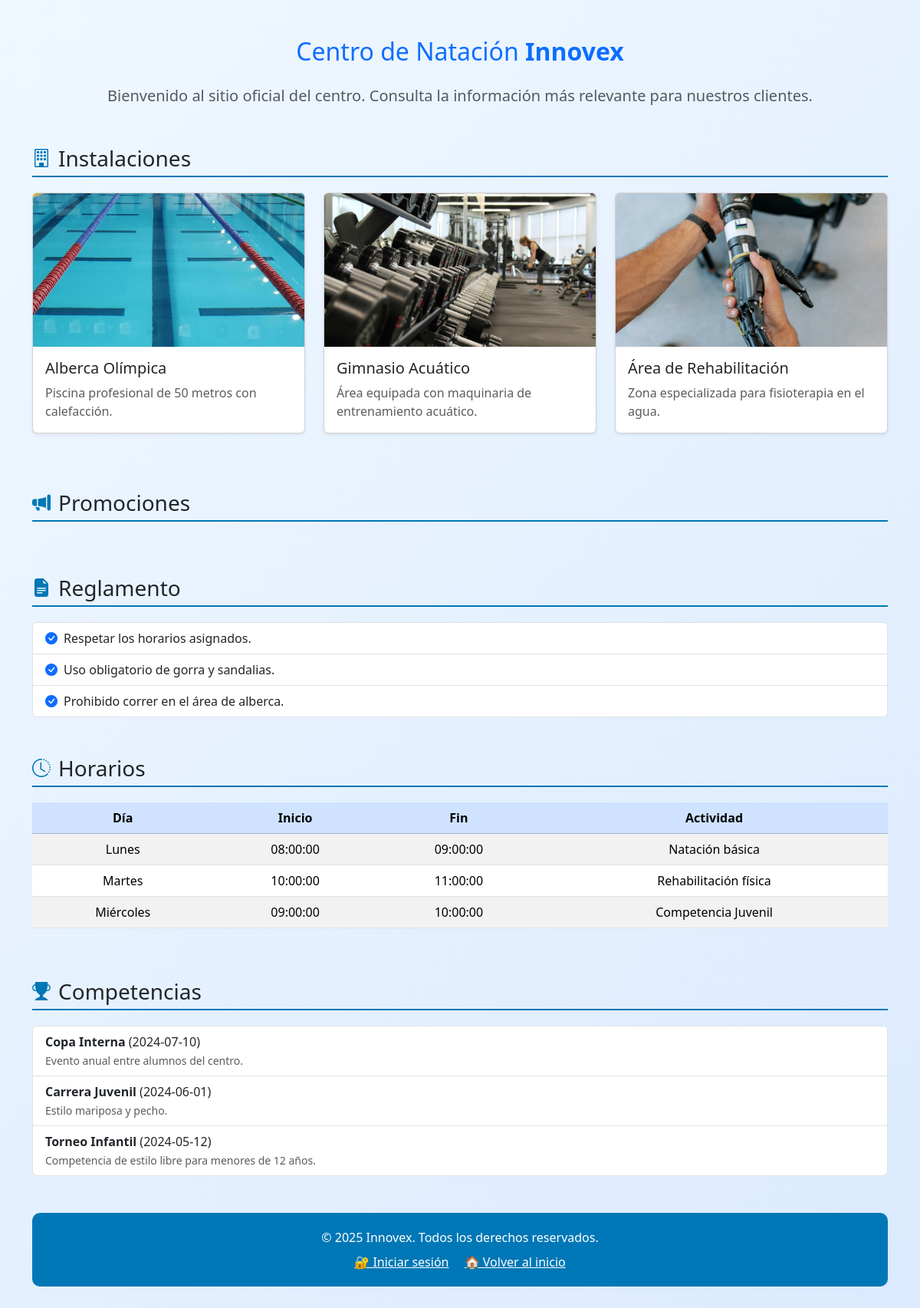
The page /cliente/index.php on the database its author committed.
### tables this page shows
CREATE TABLE IF NOT EXISTS instalaciones (
    id INT AUTO_INCREMENT PRIMARY KEY,
    nombre VARCHAR(100),
    descripcion TEXT,
    imagen VARCHAR(100)
);

CREATE TABLE IF NOT EXISTS reglamento (
    id INT AUTO_INCREMENT PRIMARY KEY,
    regla TEXT
);

CREATE TABLE IF NOT EXISTS horarios (
    id INT AUTO_INCREMENT PRIMARY KEY,
    dia VARCHAR(20),
    hora_inicio TIME,
    hora_fin TIME,
    actividad VARCHAR(100)
);

CREATE TABLE IF NOT EXISTS competencias (
    id INT AUTO_INCREMENT PRIMARY KEY,
    nombre VARCHAR(100),
    fecha DATE,
    descripcion TEXT
);

### cliente/index.php (the view, shortened to what this page needs)
<?php require_once '../database/conexion.php'; ?>
<!DOCTYPE html>
<html lang="es">
<head>
    <link href="https://cdn.jsdelivr.net/npm/bootstrap@5.3.3/dist/css/bootstrap.min.css" rel="stylesheet">
    <link href="https://cdn.jsdelivr.net/npm/bootstrap-icons@1.10.5/font/bootstrap-icons.css" rel="stylesheet">
</head>
<body>
<div class="container py-5">
    <h2 class="text-center text-primary mb-4">Centro de Natación <strong>Innovex</strong></h2>
    <p class="lead text-center text-muted mb-5">Bienvenido al sitio oficial del centro. Consulta la información más relevante para nuestros clientes.</p>
    <div class="section-title">
        <i class="bi bi-building"></i>
        <h3 class="m-0">Instalaciones</h3>
    </div>
    <div class="row">
        <?php
        $sql = $conn->query("SELECT * FROM instalaciones");
        foreach ($sql as $i):
        ?>
        <div class="col-md-4 mb-4">
            <div class="card shadow-sm h-100">
                <img src="../assets/img/<?= $i['imagen'] ?>" class="card-img-top" style="height: 200px; object-fit: cover;">
                <div class="card-body">
                    <h5 class="card-title"><?= $i['nombre'] ?></h5>
                    <p class="card-text text-muted"><?= $i['descripcion'] ?></p>
                </div>
            </div>
        </div>
        <?php endforeach; ?>
    </div>
    <div class="section-title mt-5">
        <i class="bi bi-megaphone-fill"></i>
        <h3 class="m-0">Promociones</h3>
    </div>
    <div class="section-title mt-5">
        <i class="bi bi-file-earmark-text-fill"></i>
        <h3 class="m-0">Reglamento</h3>
    </div>
    <ul class="list-group mb-4">
        <?php
        $sql = $conn->query("SELECT * FROM reglamento");
        foreach ($sql as $r):
            echo "<li class='list-group-item'><i class='bi bi-check-circle-fill text-primary me-2'></i>{$r['regla']}</li>";
        endforeach;
        ?>
    </ul>
    <div class="section-title mt-5">
        <i class="bi bi-clock-history"></i>
        <h3 class="m-0">Horarios</h3>
    </div>
    <div class="table-responsive mb-4">
        <table class="table table-striped table-hover align-middle text-center">
            <thead class="table-primary">
                <tr>
                    <th>Día</th>
                    <th>Inicio</th>
                    <th>Fin</th>
                    <th>Actividad</th>
                </tr>
            </thead>
            <tbody>
                <?php
                $sql = $conn->query("SELECT * FROM horarios ORDER BY FIELD(dia, 'Lunes','Martes','Miércoles','Jueves','Viernes','Sábado','Domingo')");
                foreach ($sql as $h):
                ?>
                <tr>
                    <td><?= $h['dia'] ?></td>
                    <td><?= $h['hora_inicio'] ?></td>
                    <td><?= $h['hora_fin'] ?></td>
                    <td><?= $h['actividad'] ?></td>
                </tr>
                <?php endforeach; ?>
            </tbody>
        </table>
    </div>
    <div class="section-title mt-5">
        <i class="bi bi-trophy-fill"></i>
        <h3 class="m-0">Competencias</h3>
    </div>
    <ul class="list-group mb-4">
        <?php
        $sql = $conn->query("SELECT * FROM competencias ORDER BY fecha DESC");
        foreach ($sql as $c):
            echo "<li class='list-group-item'><strong>{$c['nombre']}</strong> ({$c['fecha']})<br><small class='text-muted'>{$c['descripcion']}</small></li>";
        endforeach;
        ?>
    </ul>
    <footer class="mt-5">
        <p class="mb-2">© <?= date('Y') ?> Innovex. Todos los derechos reservados.</p>
        <a href="../auth/login.php" class="text-white text-decoration-underline me-3">🔐 Iniciar sesión</a>
        <a href="../index.php" class="text-white text-decoration-underline">🏠 Volver al inicio</a>
    </footer>
</div>
</body>
</html>

### cliente/index.php (style rules this page uses)
body { background: linear-gradient(135deg, #f0f8ff, #dbeafe); }
footer { background-color: #0077b6; color: white; padding: 20px; border-radius: 10px; text-align: center; }
.section-title { border-bottom: 2px solid #0077b6; padding-bottom: 5px; margin-bottom: 20px; display: flex; align-items: center; gap: 10px; }
.section-title i { font-size: 1.5rem; color: #0077b6; }

### rows shown on the page
instalaciones: imagen (picture), nombre "Alberca Olímpica", descripcion "Piscina profesional de 50 metros con calefacción."
instalaciones: imagen (picture), nombre "Gimnasio Acuático", descripcion "Área equipada con maquinaria de entrenamiento acuático."
instalaciones: imagen (picture), nombre "Área de Rehabilitación", descripcion "Zona especializada para fisioterapia en el agua."
reglamento: regla "Respetar los horarios asignados."
reglamento: regla "Uso obligatorio de gorra y sandalias."
reglamento: regla "Prohibido correr en el área de alberca."
horarios: dia "Lunes", hora_inicio "08:00:00", hora_fin "09:00:00", actividad "Natación básica"
horarios: dia "Martes", hora_inicio "10:00:00", hora_fin "11:00:00", actividad "Rehabilitación física"
horarios: dia "Miércoles", hora_inicio "09:00:00", hora_fin "10:00:00", actividad "Competencia Juvenil"
competencias: nombre "Copa Interna", fecha "2024-07-10", descripcion "Evento anual entre alumnos del centro."
competencias: nombre "Carrera Juvenil", fecha "2024-06-01", descripcion "Estilo mariposa y pecho."
competencias: nombre "Torneo Infantil", fecha "2024-05-12", descripcion "Competencia de estilo libre para menores de 12 años."
